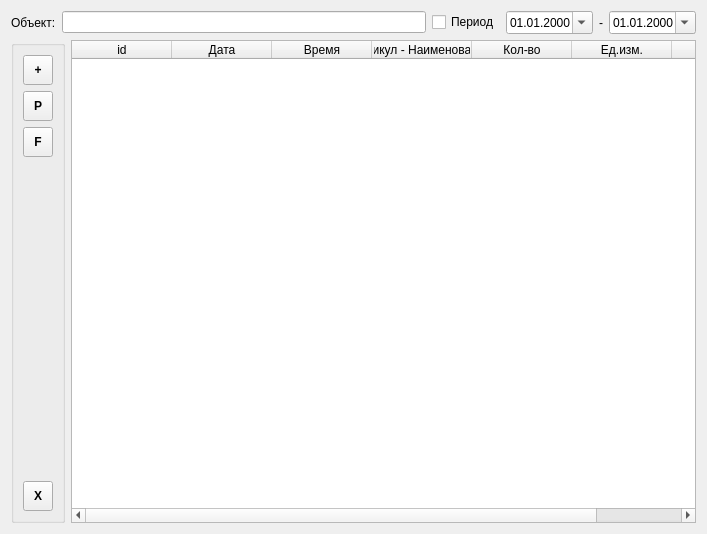
<?xml version="1.0" encoding="UTF-8"?>
<ui version="4.0">
 <class>treb</class>
 <widget class="QDialog" name="treb">
  <property name="geometry">
   <rect>
    <x>0</x>
    <y>0</y>
    <width>707</width>
    <height>534</height>
   </rect>
  </property>
  <property name="windowTitle">
   <string>Dialog</string>
  </property>
  <layout class="QGridLayout" name="gridLayout_2">
   <item row="0" column="0">
    <layout class="QVBoxLayout" name="verticalLayout_2">
     <item>
      <layout class="QHBoxLayout" name="horizontalLayout">
       <item>
        <widget class="QLabel" name="label">
         <property name="text">
          <string>Объект:</string>
         </property>
        </widget>
       </item>
       <item>
        <widget class="QLineEdit" name="lineEdit_object">
         <property name="readOnly">
          <bool>true</bool>
         </property>
         <property name="clearButtonEnabled">
          <bool>false</bool>
         </property>
        </widget>
       </item>
       <item>
        <widget class="QCheckBox" name="checkBox_period">
         <property name="text">
          <string>Период</string>
         </property>
        </widget>
       </item>
       <item>
        <widget class="QDateEdit" name="dateEdit_from">
         <property name="displayFormat">
          <string>dd.MM.yyyy</string>
         </property>
         <property name="calendarPopup">
          <bool>true</bool>
         </property>
        </widget>
       </item>
       <item>
        <widget class="QLabel" name="label_3">
         <property name="text">
          <string>-</string>
         </property>
        </widget>
       </item>
       <item>
        <widget class="QDateEdit" name="dateEdit_to">
         <property name="displayFormat">
          <string>dd.MM.yyyy</string>
         </property>
         <property name="calendarPopup">
          <bool>true</bool>
         </property>
        </widget>
       </item>
      </layout>
     </item>
     <item>
      <layout class="QHBoxLayout" name="horizontalLayout_2">
       <item>
        <widget class="QGroupBox" name="groupBox">
         <property name="sizePolicy">
          <sizepolicy hsizetype="Preferred" vsizetype="Preferred">
           <horstretch>0</horstretch>
           <verstretch>0</verstretch>
          </sizepolicy>
         </property>
         <property name="title">
          <string/>
         </property>
         <layout class="QGridLayout" name="gridLayout">
          <item row="0" column="0">
           <layout class="QVBoxLayout" name="verticalLayout">
            <item>
             <widget class="QToolButton" name="toolButton_add">
              <property name="minimumSize">
               <size>
                <width>30</width>
                <height>30</height>
               </size>
              </property>
              <property name="maximumSize">
               <size>
                <width>30</width>
                <height>30</height>
               </size>
              </property>
              <property name="font">
               <font>
                <pointsize>9</pointsize>
                <weight>75</weight>
                <bold>true</bold>
               </font>
              </property>
              <property name="text">
               <string>+</string>
              </property>
             </widget>
            </item>
            <item>
             <widget class="QToolButton" name="toolButton_print">
              <property name="minimumSize">
               <size>
                <width>30</width>
                <height>30</height>
               </size>
              </property>
              <property name="maximumSize">
               <size>
                <width>30</width>
                <height>30</height>
               </size>
              </property>
              <property name="font">
               <font>
                <pointsize>9</pointsize>
                <weight>75</weight>
                <bold>true</bold>
               </font>
              </property>
              <property name="text">
               <string>P</string>
              </property>
             </widget>
            </item>
            <item>
             <widget class="QToolButton" name="toolButton_save">
              <property name="minimumSize">
               <size>
                <width>30</width>
                <height>30</height>
               </size>
              </property>
              <property name="maximumSize">
               <size>
                <width>30</width>
                <height>30</height>
               </size>
              </property>
              <property name="font">
               <font>
                <pointsize>9</pointsize>
                <weight>75</weight>
                <bold>true</bold>
               </font>
              </property>
              <property name="text">
               <string>F</string>
              </property>
             </widget>
            </item>
            <item>
             <spacer name="verticalSpacer">
              <property name="orientation">
               <enum>Qt::Vertical</enum>
              </property>
              <property name="sizeHint" stdset="0">
               <size>
                <width>20</width>
                <height>40</height>
               </size>
              </property>
             </spacer>
            </item>
            <item>
             <widget class="QToolButton" name="toolButton_close">
              <property name="minimumSize">
               <size>
                <width>30</width>
                <height>30</height>
               </size>
              </property>
              <property name="maximumSize">
               <size>
                <width>30</width>
                <height>30</height>
               </size>
              </property>
              <property name="font">
               <font>
                <pointsize>9</pointsize>
                <weight>75</weight>
                <bold>true</bold>
               </font>
              </property>
              <property name="text">
               <string>X</string>
              </property>
             </widget>
            </item>
           </layout>
          </item>
         </layout>
        </widget>
       </item>
       <item>
        <widget class="QTableWidget" name="tableWidget_treb">
         <attribute name="verticalHeaderDefaultSectionSize">
          <number>23</number>
         </attribute>
         <column>
          <property name="text">
           <string>id</string>
          </property>
         </column>
         <column>
          <property name="text">
           <string>Дата</string>
          </property>
         </column>
         <column>
          <property name="text">
           <string>Время</string>
          </property>
         </column>
         <column>
          <property name="text">
           <string>Артикул - Наименование</string>
          </property>
         </column>
         <column>
          <property name="text">
           <string>Кол-во</string>
          </property>
         </column>
         <column>
          <property name="text">
           <string>Ед.изм.</string>
          </property>
         </column>
         <column>
          <property name="text">
           <string>Фамилия</string>
          </property>
         </column>
        </widget>
       </item>
      </layout>
     </item>
    </layout>
   </item>
  </layout>
 </widget>
 <resources/>
 <connections/>
</ui>
